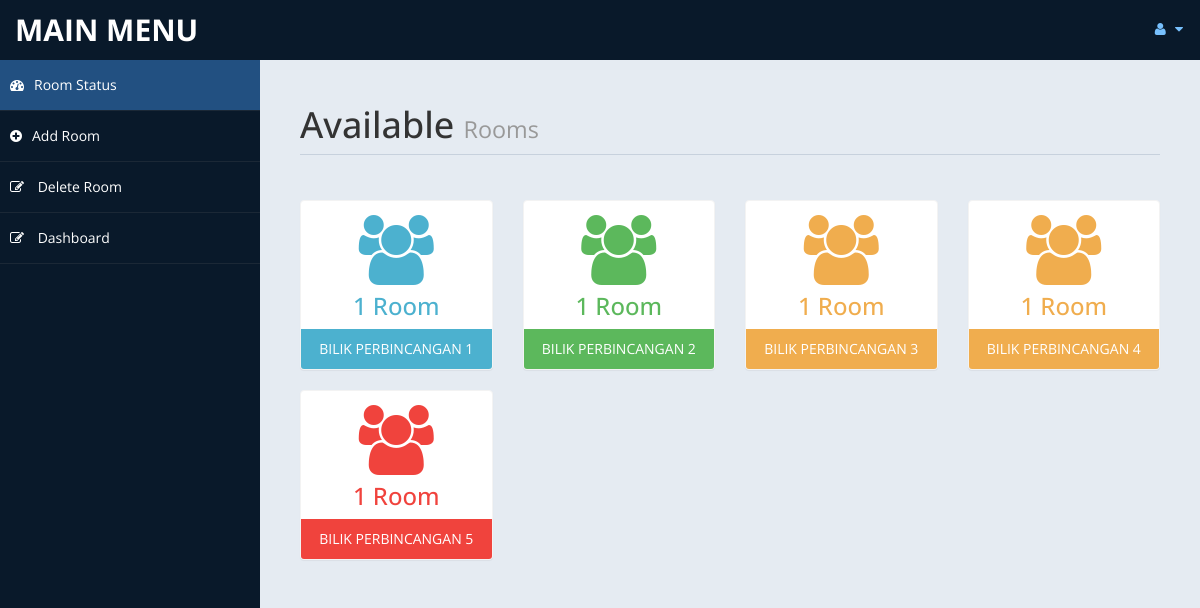
Screenshot of /admin/settings.php (signed in) with the database file from the repository.
### tables this page shows
CREATE TABLE `room` (
  `id` int(10) UNSIGNED NOT NULL,
  `type` varchar(25) DEFAULT NULL,
  `quantity` varchar(10) DEFAULT NULL,
  `place` varchar(10) DEFAULT NULL,
  `cusid` int(11) DEFAULT NULL
);

### admin/settings.php (the view, shortened to what this page needs)
<!DOCTYPE html>
<html xmlns="http://www.w3.org/1999/xhtml">
<head>
    <link href="assets/css/bootstrap.css" rel="stylesheet" />
    <link href="assets/css/font-awesome.css" rel="stylesheet" />
    <link href="assets/css/custom-styles.css" rel="stylesheet" />
</head>
<body>
    <div id="wrapper">
        <nav class="navbar navbar-default top-navbar" role="navigation">
            <div class="navbar-header">
                <a class="navbar-brand" href="home.php">MAIN MENU </a>
            </div>
            <ul class="nav navbar-top-links navbar-right">
                <li class="dropdown">
                    <a class="dropdown-toggle" data-toggle="dropdown" href="#" aria-expanded="false">
                        <i class="fa fa-user fa-fw"></i> <i class="fa fa-caret-down"></i>
                    </a>
                </li>
            </ul>
        </nav>
        <nav class="navbar-default navbar-side" role="navigation">
            <div class="sidebar-collapse">
                <ul class="nav" id="main-menu">
                    <li>
                        <a class="active-menu" href="settings.php"><i class="fa fa-dashboard"></i>Room Status</a>
                    </li>
					<li>
                        <a  href="room.php"><i class="fa fa-plus-circle"></i>Add Room</a>
                    </li>
                    <li>
                        <a   href="roomdel.php"><i class="fa fa-pencil-square-o"></i> Delete Room</a>
                    </li>
					<li>
                        <a   href="home.php"><i class="fa fa-pencil-square-o"></i> Dashboard</a>
                    </li>
            </div>
        </nav>
        <div id="page-wrapper" >
            <div id="page-inner">
			 <div class="row">
                    <div class="col-md-12">
                        <h1 class="page-header">
                           Available <small> Rooms</small>
                        </h1>
                    </div>
                </div>
            <?php
						include ('db.php');
						$sql = "select * from room";
						$re = mysqli_query($con,$sql)
				?>
                <div class="row">
				<?php
										while($row= mysqli_fetch_array($re))
										{
												$id = $row['type'];
											if($id == "BILIK PERBINCANGAN 1")
											{
												echo"<div class='col-md-3 col-sm-12 col-xs-12'>
													<div class='panel panel-primary text-center no-boder bg-color-blue'>
														<div class='panel-body'>
															<i class='fa fa-users fa-5x'></i>
															<h3>".$row['quantity']."</h3>
														</div>
														<div class='panel-footer back-footer-blue'>
															".$row['type']."
														</div>
													</div>
												</div>";
											}
											else if ($id == "BILIK PERBINCANGAN 2")
											{
												echo"<div class='col-md-3 col-sm-12 col-xs-12'>
													<div class='panel panel-primary text-center no-boder bg-color-green'>
														<div class='panel-body'>
															<i class='fa fa-users fa-5x'></i>
															<h3>".$row['quantity']."</h3>
														</div>
														<div class='panel-footer back-footer-green'>
															".$row['type']."
														</div>
													</div>
												</div>";
											}
											else if($id =="BILIK PERBINCANGAN 3")
											{
												echo"<div class='col-md-3 col-sm-12 col-xs-12'>
													<div class='panel panel-primary text-center no-boder bg-color-brown'>
														<div class='panel-body'>
															<i class='fa fa-users fa-5x'></i>
															<h3>".$row['quantity']."</h3>
														</div>
														<div class='panel-footer back-footer-brown'>
															".$row['type']."
														</div>
													</div>
												</div>";
											}
                                            else if($id =="BILIK PERBINCANGAN 4")
											{
												echo"<div class='col-md-3 col-sm-12 col-xs-12'>
													<div class='panel panel-primary text-center no-boder bg-color-brown'>
														<div class='panel-body'>
															<i class='fa fa-users fa-5x'></i>
															<h3>".$row['quantity']."</h3>
														</div>
														<div class='panel-footer back-footer-brown'>
															".$row['type']."
														</div>
													</div>
												</div>";
											}
											else if($id =="BILIK PERBINCANGAN 5")
											{
												echo"<div class='col-md-3 col-sm-12 col-xs-12'>
													<div class='panel panel-primary text-center no-boder bg-color-red'>
														<div class='panel-body'>
															<i class='fa fa-users fa-5x'></i>
															<h3>".$row['quantity']."</h3>
														</div>
														<div class='panel-footer back-footer-red'>
															".$row['type']."
														</div>
													</div>
												</div>";
											}
										}
									?>
                </div>
            </div>
        </div>
</body>
</html>

### admin/assets/css/custom-styles.css (style rules this page uses)
body { font-family: 'Open Sans', sans-serif; }
#wrapper { width: 100%; background:#09192A; }
#page-wrapper { padding: 15px 15px; min-height: 600px; background:#E5EBF2; }
#page-inner { width:100%; margin:10px 20px 10px 0px; background-color:transparent; padding:10px; min-height:1200px; }
.text-center { text-align:center; }
.no-boder { border:1px solid #f3f3f3; }
h1, .h1, h2, .h2, h3, .h3 { margin-top: 7px; margin-bottom: -5px; }
.page-header { padding-bottom: 9px; margin: 10px 0 45px; border-bottom: 1px solid #C7D1DD; }
.bg-color-green { background-color: #fff; color: #5cb85c; }
.bg-color-blue { background-color: #fff; color: #4CB1CF }
.bg-color-red { background-color: #fff; color:#F0433D; }
.bg-color-brown { background-color: #fff; color:#f0ad4e; }
.back-footer-green { background-color: #5cb85c; color:#fff; border-top: 0px solid #fff; }
.back-footer-red { background-color: #F0433D; color:#fff; border-top: 0px solid #fff; }
.back-footer-blue { background-color: #4CB1CF; color:#fff; border-top: 0px solid #fff; }
.back-footer-brown { background-color: #f0ad4e; color:#fff; border-top: 0px solid #fff; }
.top-navbar { margin:0px; }
.top-navbar .navbar-brand { color: #fff; width: 260px; text-align: left; height: 60px; font-size: 30px; font-weight: 700; text-transform: uppercase; line-height: 30px; }
.top-navbar .nav > li { position: relative; display: inline-block; }
.top-navbar .nav > li > a { position: relative; display: block; padding: 19px 15px; color: #77C0FD; }
.active-menu { background-color:#225081!important; }
.sidebar-collapse , .sidebar-collapse .nav { background:none; }
.sidebar-collapse .nav { padding:0; }
.sidebar-collapse .nav > li > a { color:#fff; background:transparent; text-shadow:none; }
.sidebar-collapse > .nav > li > a { padding:15px 10px; }
.sidebar-collapse > .nav > li { border-bottom: 1px solid rgba(107, 108, 109, 0.19); }
.navbar-side { border:none; background-color: transparent; }
.top-navbar { background:#09192A; border-bottom:none; }
.top-navbar .nav > li > a > i { margin-right: 2px; }
.navbar-default { border:0px solid black; }
.navbar-header { background: #09192A; }
.nav > li > a > i { margin-right:10px; }
@media (min-width:768px) { #page-wrapper { margin: 0 0 0 260px; padding: 15px 30px; min-height: 1200px; } }
@media (min-width:768px) { .navbar-side { z-index: 1; position: absolute; width: 260px; } }
@media (min-width:768px) { .navbar { border-radius: 0px; } }

### rows the page displays
room: quantity "1 Room", type "BILIK PERBINCANGAN 1"
room: quantity "1 Room", type "BILIK PERBINCANGAN 2"
room: quantity "1 Room", type "BILIK PERBINCANGAN 3"
room: quantity "1 Room", type "BILIK PERBINCANGAN 4"
room: quantity "1 Room", type "BILIK PERBINCANGAN 5"
